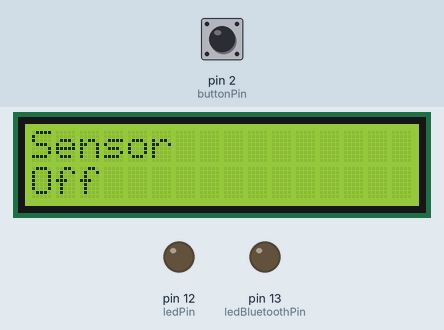
Recording of a sketch running on a simulated Arduino Uno, built with avr-gcc and run on an emulated ATmega328P. On the bench: 16×2 character LCD, output pins drawn as LEDs (lit = HIGH). The inputs (shaded band) are chosen by the test bench; at power-on: pin 2 (buttonPin) HIGH. Random numbers use the default seed unless the sketch sets one; what the sketch prints to the serial monitor is not drawn.

Above: at 1.2 s.
1.3 s: pin 2 (buttonPin) pulled LOW for 2.85 s
At 2.9 s:
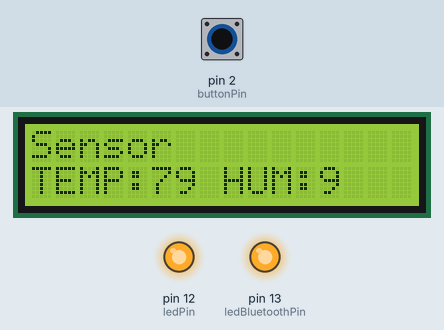
At 3.8 s:
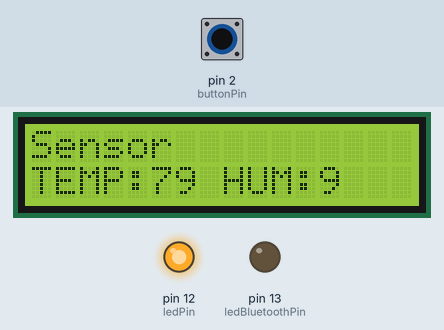
Timing chart, 0 to 16.1 s (numbered marks = the images above; inputs shaded):
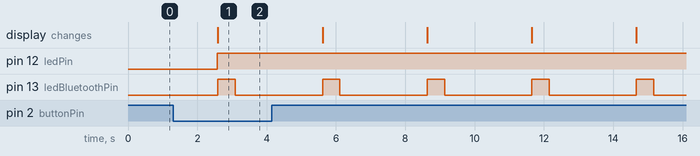

The sketch:

bluetooth_python.ino
```cpp
#include "SoftwareSerial.h"
#include <LiquidCrystal.h>
LiquidCrystal lcd(9, 8, 7, 6, 5, 4);

SoftwareSerial serial_connection(10, 11);//Create a serial connection with TX and RX on these pins
//TX = 10 , RX = 11
#define BUFFER_SIZE 64//This will prevent buffer overruns.
char inData[BUFFER_SIZE];//This is a character buffer where the data sent by the python script will go.
char inChar=-1;//Initialie the first character as nothing
int count=0;//This is the number of lines sent in from the python script
int i=0;//Arduinos are not the most capable chips in the world so I just create the looping variable once

// constants won't change. They're used here to
// set pin numbers:
const int buttonPin = 2;     // the number of the pushbutton pin, turn on/off bluetooth
const int ledPin =  12;      // the number of the LED pin, led blink when data sending
const int ledBluetoothPin = 13;

const int delaySendData = 2500; //delay send data = 2.5 sec

// variables will change:
int buttonState = 0;         // variable for reading the pushbutton status
int bluetooth_state = 0;

//data will send
char data[100];

void getDataInfo(){
  sprintf(data, "%s:%d %s:%d", "TEMP", getTempData(), "HUM", getHumidityData());
}

int getTempData(){
    return random(70,80);
}

int getHumidityData(){
    return random(7,12);
}

void setup()
{
  Serial.begin(9600);//Initialize communications to the serial monitor in the Arduino IDE
  serial_connection.begin(9600);//Initialize communications with the bluetooth module
  serial_connection.println("Ready!!!");//Send something to just start comms. This will never be seen.
  Serial.println("Started");//Tell the serial monitor that the sketch has started.

  // initialize the LED pin as an output:
  pinMode(ledPin, OUTPUT);
  pinMode(ledBluetoothPin, OUTPUT);
  // initialize the pushbutton pin as an input:
  pinMode(buttonPin, INPUT);

  //LCDDDDDDD
  lcd.begin(16, 2);
  //In ra màn hình lcd dòng chữ Toi yeu Arduino
  lcd.print("Sensor");

}
void loop()
{
  //set cursor lcd
  lcd.setCursor(0, 1);
  // read the state of the pushbutton value:
  buttonState = digitalRead(buttonPin);
  if(buttonState==0){
    bluetooth_state = 1 - bluetooth_state;
  }
  // check if the pushbutton is pressed.
  // if it is, the buttonState is HIGH:
  if(bluetooth_state == 1){
    digitalWrite(ledPin, HIGH);
    getDataInfo();
    Serial.println(data);
    lcd.print(data);
    serial_connection.println(data);
    digitalWrite(ledBluetoothPin, HIGH);
    delay(500);
    digitalWrite(ledBluetoothPin, LOW);
  }else{
    digitalWrite(ledPin, LOW);
    lcd.print("Off              ");
  }

  delay(delaySendData);//Pause for a moment
}
```

Measured:
- after the input at 1.3 s, pin 12 (ledPin): LOW → HIGH after 1.3 s; pin 13 (ledBluetoothPin): alternates HIGH for 0.50 s and LOW for 2.5 s, starting after 1.3 s; the display: changes after 1.3 s (image 1)
